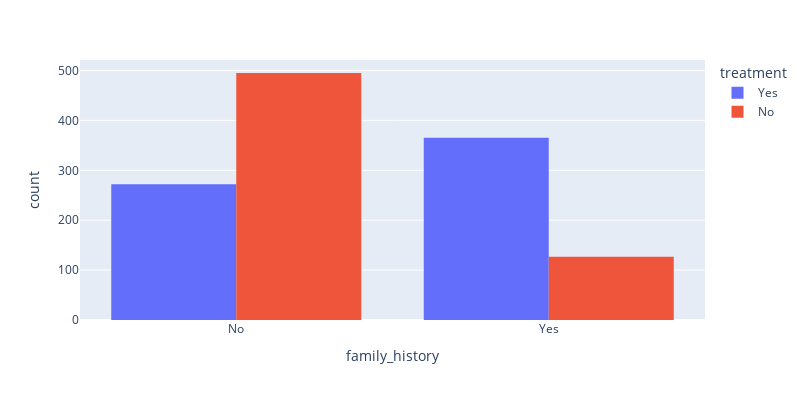

This figure's notebook cell:
### Markdown cell above
Does the participant have a family-history of mental illness?

### Code cell
px.histogram(data, x = 'family_history',color='treatment',barmode='group', width=800, height=400)

### Figure 1 — Plotly figure (JSON) as saved in the notebook; plotly's stock layout.template omitted (floating-point values rounded to 4 significant figures; data arrays with more than 128 entries replaced by an {"elided": "..."} marker saying what was removed)
{"data": [{"alignmentgroup": "True", "bingroup": "x", "hovertemplate": "treatment=Yes<br>family_history=%{x}<br>count=%{y}<extra></extra>", "legendgroup": "Yes", "marker": {"color": "#636efa", "pattern": {"shape": ""}}, "name": "Yes", "offsetgroup": "Yes", "orientation": "v", "showlegend": true, "type": "histogram", "x": {"elided": "637 str values"}, "xaxis": "x", "yaxis": "y"}, {"alignmentgroup": "True", "bingroup": "x", "hovertemplate": "treatment=No<br>family_history=%{x}<br>count=%{y}<extra></extra>", "legendgroup": "No", "marker": {"color": "#EF553B", "pattern": {"shape": ""}}, "name": "No", "offsetgroup": "No", "orientation": "v", "showlegend": true, "type": "histogram", "x": {"elided": "622 str values"}, "xaxis": "x", "yaxis": "y"}], "layout": {"barmode": "group", "height": 400, "legend": {"title": {"text": "treatment"}, "tracegroupgap": 0}, "margin": {"t": 60}, "width": 800, "xaxis": {"anchor": "y", "domain": [0, 1], "title": {"text": "family_history"}}, "yaxis": {"anchor": "x", "domain": [0, 1], "title": {"text": "count"}}}}
